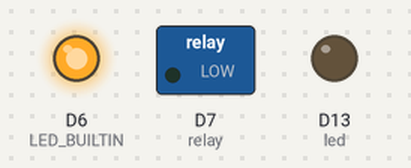
The sketch below on a simulated Arduino MKR. On the bench: switched loads named in the sketch (green lamp = pin HIGH), output pins drawn as LEDs (lit = HIGH). WiFi joins after 1.5 s; servers stay silent unless stated; not simulated (calls return 0 or success): arduino_secrets.h; what the sketch prints to the serial monitor is not drawn.

Above: at 17.25 s.
At 18.2 s:
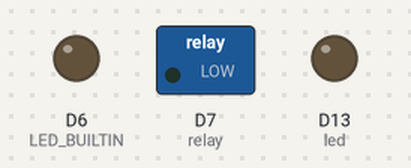
Timing chart, 0 to 20.2 s (numbered marks = the images above):
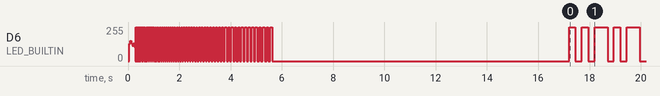

The sketch:

network_watchdog.ino
```cpp
#include <SPI.h>
#include <WiFiNINA.h>

#include "arduino_secrets.h"
///////store your sensitive data in the Secret tab/arduino_secrets.h
char ssid[] = SECRET_SSID;        // your SSID name
char pass[] = SECRET_PASS;    // your SSID password (use for WPA, or use as key for WEP)
int status = WL_IDLE_STATUS;     // WiFi radio's status

//Initialize digial out pin for relay
int relay = 7;
int led = 13;
int off_counter = 0;

// Specify IP address or hostname
String hostName = "www.google.com";
int pingResult;
int resetCounter = 0;

void setup() {
  // Initialize serial and wait for port to open before sending data:
  Serial.begin(9600);
  // Initialize relay pin
  pinMode(relay,OUTPUT);
  pinMode(LED_BUILTIN, OUTPUT);
  pinMode(led, OUTPUT);

  // check for the WiFi module:
  if (WiFi.status() == WL_NO_MODULE) {
    Serial.println("Communication with WiFi module failed!");
    // break
    while (true);
  }

  // attempt to connect to WiFi network:
  while ( status != WL_CONNECTED) {
    Serial.print("Attempting to connect to WPA SSID: ");
    Serial.println(ssid);
    for (int i = 0; i <= 75; i++) {
    digitalWrite(LED_BUILTIN,HIGH);
    delay(i);
    digitalWrite(LED_BUILTIN,LOW);
    delay(i);
    }

    // Connect to WPA/WPA2 network:
    status = WiFi.begin(ssid, pass);

    // wait 10 seconds for connection:
    delay(10000);
  }
  {
  // a connection has been established, print a message:
  Serial.println("You're connected to the network");
  }
  }
void loop() {
  Serial.print("Pinging ");
  Serial.print(hostName);
  Serial.print(": ");

  pingResult = WiFi.ping(hostName);

  if (pingResult >= 0) {
    off_counter = 0;
    Serial.print("\n");
    Serial.print("Still connected");
    Serial.print("\n");
    digitalWrite(LED_BUILTIN,HIGH);
    delay(250);
    digitalWrite(LED_BUILTIN,LOW);
    delay(250);
    digitalWrite(LED_BUILTIN,HIGH);
    delay(250);
    digitalWrite(LED_BUILTIN,LOW);
    delay(250);
    digitalWrite(LED_BUILTIN,HIGH);
    delay(250);
    digitalWrite(LED_BUILTIN,LOW);
    digitalWrite(LED_BUILTIN,HIGH);
  } else {
    Serial.print("FAILED! Error code: ");
    Serial.println(pingResult);

    int x = 1;
    for (int i = 0; i <= 100; i++) {
    digitalWrite(LED_BUILTIN,HIGH);
    delay(i);
    digitalWrite(LED_BUILTIN,LOW);
    delay(i);{
    digitalWrite(led, HIGH);
    off_counter = off_counter + 1;
    Serial.print("counter is at ");
    Serial.print(off_counter);
    if (off_counter > 3){
    Serial.print('\n');
    Serial.print("---------------------");
    Serial.print("resetting router");
    Serial.print('\n');
    Serial.print("---------------------");
    Serial.print('\n');
    digitalWrite(relay,HIGH);
    delay(3000);
    digitalWrite(relay,LOW);
    WiFi.begin(ssid, pass);}
  }
  delay(35000);
}
}
}
```
